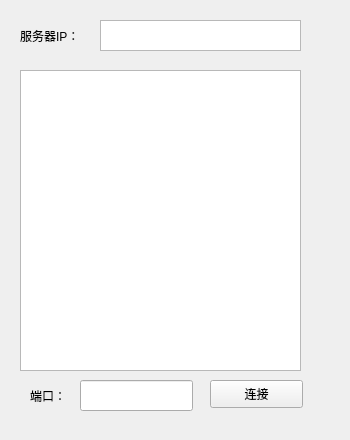
<?xml version="1.0" encoding="UTF-8"?>
<ui version="4.0">
 <class>Server</class>
 <widget class="QWidget" name="Server">
  <property name="geometry">
   <rect>
    <x>0</x>
    <y>0</y>
    <width>350</width>
    <height>440</height>
   </rect>
  </property>
  <property name="windowTitle">
   <string>Server</string>
  </property>
  <widget class="QLabel" name="label">
   <property name="geometry">
    <rect>
     <x>20</x>
     <y>20</y>
     <width>91</width>
     <height>31</height>
    </rect>
   </property>
   <property name="text">
    <string>服务器IP：</string>
   </property>
  </widget>
  <widget class="QLabel" name="label_2">
   <property name="geometry">
    <rect>
     <x>30</x>
     <y>380</y>
     <width>51</width>
     <height>31</height>
    </rect>
   </property>
   <property name="text">
    <string>端口：</string>
   </property>
  </widget>
  <widget class="QPushButton" name="connectButton">
   <property name="geometry">
    <rect>
     <x>210</x>
     <y>380</y>
     <width>93</width>
     <height>28</height>
    </rect>
   </property>
   <property name="text">
    <string>连接</string>
   </property>
  </widget>
  <widget class="QTextEdit" name="textEdit">
   <property name="geometry">
    <rect>
     <x>20</x>
     <y>70</y>
     <width>281</width>
     <height>301</height>
    </rect>
   </property>
  </widget>
  <widget class="QLineEdit" name="lineEdit">
   <property name="geometry">
    <rect>
     <x>80</x>
     <y>380</y>
     <width>113</width>
     <height>31</height>
    </rect>
   </property>
  </widget>
  <widget class="QTextEdit" name="ServeripLineEdit">
   <property name="geometry">
    <rect>
     <x>100</x>
     <y>20</y>
     <width>201</width>
     <height>31</height>
    </rect>
   </property>
  </widget>
 </widget>
 <layoutdefault spacing="6" margin="11"/>
 <resources/>
 <connections/>
</ui>
